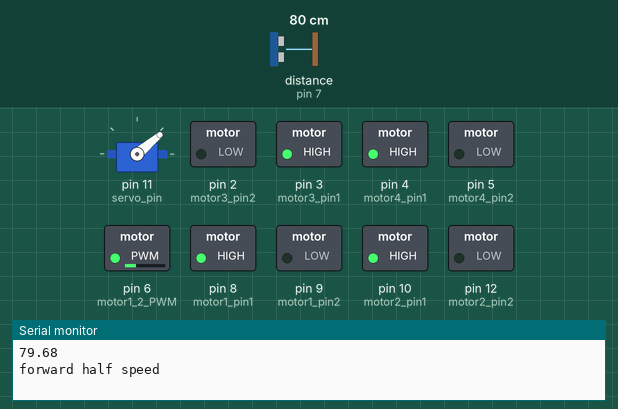
This sketch was run on a simulated Arduino Uno, built with avr-gcc and run on an emulated ATmega328P. On the bench: servo, switched loads named in the sketch (green lamp = pin HIGH), the last lines printed to the serial monitor. Wiring (inferred from the names in the program): ultrasonic range finder: trigger pin 13; echo pin 7. Dashed ring = blinking. The inputs (shaded band) are chosen by the test bench; at power-on: distance to the obstacle (sensor on pin 7) 80 cm. The echo pulse lasts 58.3 µs per cm; random numbers use the default seed unless the sketch sets one; pins used as bus, display or sensor lines are not drawn.

Above: at 1.7 s.
1.8 s: distance to the obstacle (sensor on pin 7) set to 46 cm
At 2.76 s:
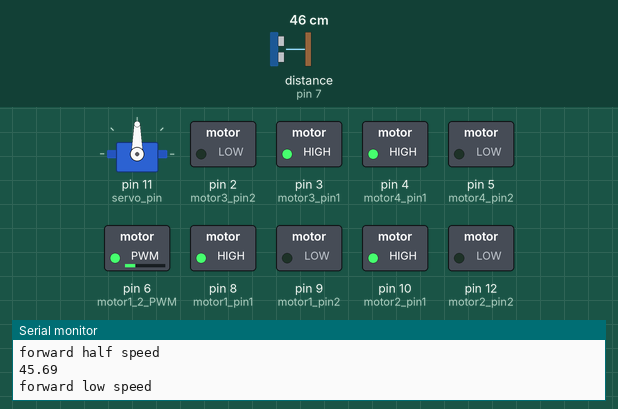
4.8 s: distance to the obstacle (sensor on pin 7) set to 37 cm
At 6.35 s:
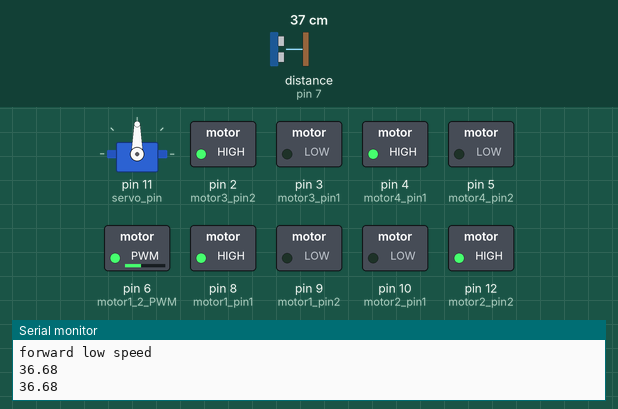
7.8 s: distance to the obstacle (sensor on pin 7) set to 22 cm
10.8 s: distance to the obstacle (sensor on pin 7) set to 17 cm
At 12.3 s:
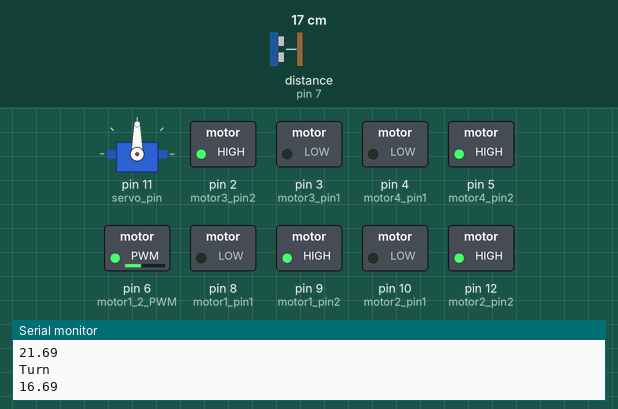
13.8 s: distance to the obstacle (sensor on pin 7) set to 35 cm
At 15.34 s:
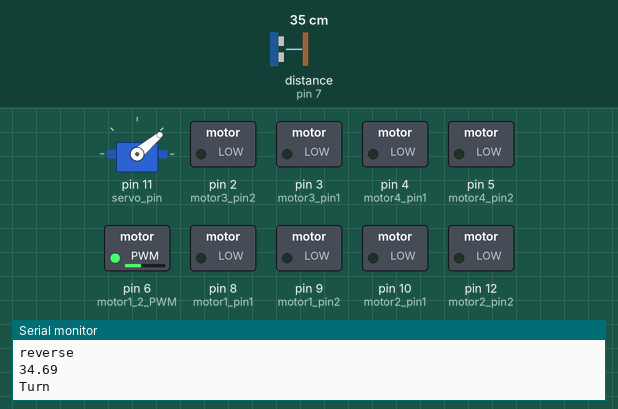
16.8 s: distance to the obstacle (sensor on pin 7) set to 2 cm
At 18.14 s:
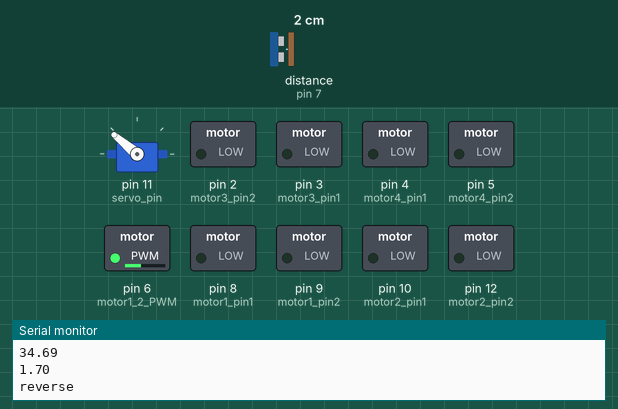
Timing chart, 0 to 20.8 s (numbered marks = the images above; inputs shaded):
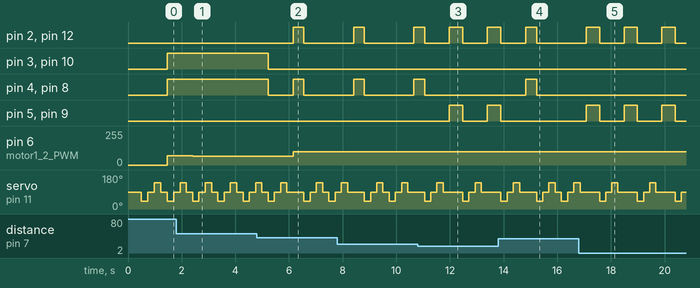

The sketch:

smart_car.ino
```cpp
#include <Servo.h>

Servo myservo;  // create Servo object to control a servo
// twelve Servo objects can be created on most boards

int pos = 90;    // variable to store the servo position

int s_delay = 150; //  100-millisecond for the servo to settle

const int servo_pin = 11;

const int motor1_pin1 = 8;
const int motor1_pin2 = 9;

const int motor2_pin1 = 10;
const int motor2_pin2 = 12;

const int motor1_2_PWM = 6;

const int motor3_pin1 = 3;
const int motor3_pin2 = 2;

const int motor4_pin1 = 4;
const int motor4_pin2 = 5;

const int motor3_4_PWM = 6;

const int trigPin = 13;
const int echoPin = 7;


const float STOP_DIST  = 20.0;  // cm
const float CLEAR_DIST = 40.0;  // cm

enum State { GO, BACKUP, TURN };
State state = GO;

int lastTurnDir = 1; // 1 = right, -1 = left (memory to avoid oscillation)


void setup()
{
  pinMode(motor1_pin1, OUTPUT);
  pinMode(motor1_pin2, OUTPUT);
  pinMode(motor2_pin1, OUTPUT);
  pinMode(motor2_pin2, OUTPUT);
  pinMode(motor1_2_PWM, OUTPUT);

  pinMode(motor3_pin1, OUTPUT);
  pinMode(motor3_pin2, OUTPUT);
  pinMode(motor4_pin1, OUTPUT);
  pinMode(motor4_pin2, OUTPUT);
  pinMode(motor3_4_PWM, OUTPUT);

  myservo.attach(servo_pin);  // attaches the servo on pin 9 to the Servo object
  myservo.write(pos);
  delay(500);

  pinMode(trigPin, OUTPUT);
  pinMode(echoPin, INPUT);
  Serial.begin(9600);
}

void stop()
 {
  digitalWrite(motor1_pin1, LOW);
  digitalWrite(motor1_pin2, LOW);

  digitalWrite(motor2_pin1, LOW);
  digitalWrite(motor2_pin2, LOW);

  digitalWrite(motor3_pin1, LOW);
  digitalWrite(motor3_pin2, LOW);

  digitalWrite(motor4_pin1, LOW);
  digitalWrite(motor4_pin2, LOW);
 }

void forward(int speed)
 {
  analogWrite(motor1_2_PWM, speed);
  analogWrite(motor3_4_PWM, speed);

  digitalWrite(motor1_pin1, HIGH);
  digitalWrite(motor1_pin2, LOW);

  digitalWrite(motor2_pin1, HIGH);
  digitalWrite(motor2_pin2, LOW);

  digitalWrite(motor3_pin1, HIGH);
  digitalWrite(motor3_pin2, LOW);

  digitalWrite(motor4_pin1, HIGH);
  digitalWrite(motor4_pin2, LOW);
 }

 void sidewayright(int speed)
 {
  analogWrite(motor1_2_PWM, speed);
  analogWrite(motor3_4_PWM, speed);

  digitalWrite(motor1_pin1, LOW);
  digitalWrite(motor1_pin2, HIGH);

  digitalWrite(motor2_pin1, HIGH);
  digitalWrite(motor2_pin2, LOW);

  digitalWrite(motor3_pin1, LOW);
  digitalWrite(motor3_pin2, HIGH);

  digitalWrite(motor4_pin1, HIGH);
  digitalWrite(motor4_pin2, LOW);
 }

void sidewayleft(int speed)
 {
  analogWrite(motor1_2_PWM, speed);
  analogWrite(motor3_4_PWM, speed);

  digitalWrite(motor1_pin1, HIGH);
  digitalWrite(motor1_pin2, LOW);

  digitalWrite(motor2_pin1, LOW);
  digitalWrite(motor2_pin2, HIGH);

  digitalWrite(motor3_pin1, HIGH);
  digitalWrite(motor3_pin2, LOW);

  digitalWrite(motor4_pin1, LOW);
  digitalWrite(motor4_pin2, HIGH);
 }

 void rotateclockwise(int speed)
 {
  analogWrite(motor1_2_PWM, speed);
  analogWrite(motor3_4_PWM, speed);

  digitalWrite(motor1_pin1, LOW);
  digitalWrite(motor1_pin2, HIGH);

  digitalWrite(motor2_pin1, HIGH);
  digitalWrite(motor2_pin2, LOW);

  digitalWrite(motor3_pin1, HIGH);
  digitalWrite(motor3_pin2, LOW);

  digitalWrite(motor4_pin1, LOW);
  digitalWrite(motor4_pin2, HIGH);
 }

void rotatecounterclockwise(int speed)
 {
  analogWrite(motor1_2_PWM, speed);
  analogWrite(motor3_4_PWM, speed);

  digitalWrite(motor1_pin1, HIGH);
  digitalWrite(motor1_pin2, LOW);

  digitalWrite(motor2_pin1, LOW);
  digitalWrite(motor2_pin2, HIGH);

  digitalWrite(motor3_pin1, LOW);
  digitalWrite(motor3_pin2, HIGH);

  digitalWrite(motor4_pin1, HIGH);
  digitalWrite(motor4_pin2, LOW);
 }

void backward(int speed)
 {
  analogWrite(motor1_2_PWM, speed);
  analogWrite(motor3_4_PWM, speed);

  digitalWrite(motor1_pin1, LOW);
  digitalWrite(motor1_pin2, HIGH);

  digitalWrite(motor2_pin1, LOW);
  digitalWrite(motor2_pin2, HIGH);

  digitalWrite(motor3_pin1, LOW);
  digitalWrite(motor3_pin2, HIGH);

  digitalWrite(motor4_pin1, LOW);
  digitalWrite(motor4_pin2, HIGH);
 }

 void linearmotion(int speed, int x, int y)
 {

  analogWrite(motor1_2_PWM, speed);
  analogWrite(motor3_4_PWM, speed);

  if (x == 0 && y == 1)
  {
       forward(speed);
       return;
  }
  else if ( x== 0 && y==-1)
  {
      backward(speed);
      return;
  }
  else if ( x==1 && y ==0)
  {
      sidewayright(speed);
      return;
  }
  else if ( x==-1 && y ==0)
  {
      sidewayleft(speed);
      return;
  }
 }
 void rotate(int speed, int clock)
 {

    analogWrite(motor1_2_PWM, speed);
    analogWrite(motor3_4_PWM, speed);

    if (clock == 1)
    {
      rotateclockwise(speed);
      return;
    }
    else
    {
      rotatecounterclockwise(speed);
      return;
    }
 }

void nudgeTurn(int dir)
{
  int turnSpeed = 100;
  int turnMs = 400;     // tune 100-1000
  if (dir > 0) rotateclockwise(turnSpeed);
  else rotatecounterclockwise(turnSpeed);
  delay(turnMs);
  stop();
}

void stepBackup()
{
  backward(100);
  delay(500);
  stop();
}

float look(int angle)
{
  myservo.write(angle);
  delay(s_delay);
  return senseDistanceRobust();
}

 float senseDistance()
 {
    digitalWrite(trigPin, LOW);
    delayMicroseconds(2);
    digitalWrite(trigPin, HIGH);
    delayMicroseconds(10);
    digitalWrite(trigPin, LOW);

    // timeout prevents long blocking when no echo is received
    unsigned long duration = pulseIn(echoPin, HIGH, 30000UL); // 30ms timeout

    // If no echo, duration == 0
    if (duration == 0) {
      // Treat as "far away" (no obstacle detected) OR choose a sentinel
      return 999.0;
    }

    float distance = (duration * 0.0343f) / 2.0f;
    return distance;
 }

  float senseDistanceRobust()
 {
    float a = senseDistance(); delay(25);
    float b = senseDistance(); delay(25);
    float c = senseDistance(); delay(25);

    if ((a <= b && b <= c) || (c <= b && b <= a)) return b;
    if ((b <= a && a <= c) || (c <= a && a <= b)) return a;
    return c;
 }

float senseSurface()
{

    myservo.write(110);     // right
    delay(s_delay);
    delay(s_delay);
    Serial.print("Right ");
    float dist_right = senseDistance();


    myservo.write(85);        //straight
    delay(s_delay);
    Serial.print("Center ");
    float dist_straight = senseDistance();

    myservo.write(50);       // left
    delay(s_delay);
    Serial.print("Left ");
    float dist_left = senseDistance();

}
void clearforward(int speed)
 {
    myservo.write(110);     // right
    delay(s_delay);
    delay(s_delay);
    Serial.print("Right ");
    float dist_right = senseDistance();

    myservo.write(85);        //straight
    delay(s_delay);
    Serial.print("Center ");
    float dist_straight = senseDistance();

    myservo.write(50);       // left
    delay(s_delay);
    Serial.print("Left ");
    float dist_left = senseDistance();

    if ( dist_straight >=998  || dist_right >=998 || dist_left >=998 )
    {
      stop();
      return;
    }


    if ( (dist_straight > (dist_left))  && ( dist_straight > (dist_right)) && (dist_straight >= CLEAR_DIST))
    {
      Serial.println("No Turn");
      forward(speed);
      return;
    }
    else if (dist_straight < CLEAR_DIST  &&   dist_left >= CLEAR_DIST)
    {
      Serial.println("Turn left");
      rotatecounterclockwise(100);
      delay(1000);
      stop();
      return;
    }
    else if (dist_straight < CLEAR_DIST  &&  dist_right >= CLEAR_DIST)
    {
      Serial.println("Turn right");
      rotateclockwise(100);
      delay(1000);
      stop();
      return;
    }
    else if ( dist_right <= CLEAR_DIST && dist_left <= CLEAR_DIST && dist_straight <= CLEAR_DIST )
    {
      Serial.println("backward");
      backward(100);
      delay(1000);
      stop();
      return;
    }
    else
    {
        Serial.println("Random");

        int randNum = random(0,100);

        if (randNum < 90)
        {
            forward(100);
        }
        else if ( randNum < 95)
        {
            rotateclockwise(100);
            delay(100);
            stop();
        }
        else if (randNum < 100)
        {
          rotatecounterclockwise(100);
          delay(100);
          stop();
        }
        return;
    }
 }

float min3(float a, float b, float c)
{
  float m = a;
  if (b < m) m = b;
  if (c < m) m = c;
  return m;
}

void loop()
{

  float front, front_L, front_R;

  front_R = look(40);
 // Serial.println(front_R);


   float front_1 = look(90);
  //Serial.println(front);

  front_L = look(140);
  //Serial.println(front_L);


   float front_2 = look(90);

   front = (front_1 + front_2)/2.0;


  front  = min3(front, front_L, front_R);
  Serial.println(front);

  // Emergency stop zone
  if (front <= STOP_DIST)
  {
    stop();
    state = BACKUP;
  }

  if (state == GO)
  {
    if (front >= CLEAR_DIST)
    {
      if (front > 100){
        forward(80);
        Serial.println("foward full speed");
        }
      else if ( front > 65){
        forward(70);
        Serial.println("forward half speed");
      }
      else
      {
        forward(65);
        Serial.println("forward low speed");
      }
      return;
    }

    // front is "not clear enough" -> decide a turn direction using left/right scan
    float leftD  = front_R;//look(40);

    float rightD = front_L;//look(125);


    int dir;
    if (leftD > rightD) dir = -1;
    else if (rightD > leftD) dir = 1;
    else dir = lastTurnDir;   // tie -> use memory

    // 1 = right, -1 = left (memory to avoid oscillation)

    lastTurnDir = dir;
    stop();
    state = TURN;
  }
  else if (state == BACKUP)
  {
    stepBackup();
    state = TURN;  // after backing up, turn
    Serial.println("reverse");
  }
  else if (state == TURN)
  {
    // turn a little, then go back to GO and re-check
    nudgeTurn(lastTurnDir);
    Serial.println("Turn");
    state = GO;
  }
}
```

Measured:
- the behaviour switches between 41 and 40 cm on distance to the obstacle (sensor on pin 7) (found by bisection; images 1 and 2)
- the behaviour switches between 21 and 20 cm on distance to the obstacle (sensor on pin 7) (found by bisection; images 2 and 3)
- after the input at 1.8 s, pin 6 (motor1_2_PWM): 70/255 → 65/255 after 0.61 s
- after the input at 4.8 s, pin 2 (motor3_pin2), pin 12 (motor2_pin2): LOW → HIGH after 1.4 s, → LOW 0.40 s later; pin 3 (motor3_pin1), pin 10 (motor2_pin1): HIGH → LOW after 0.42 s; pin 4 (motor4_pin1), pin 8 (motor1_pin1): HIGH → LOW after 0.42 s, → HIGH 0.93 s later, → LOW 0.40 s later; pin 6 (motor1_2_PWM): 65/255 → 100/255 after 1.4 s
- after the input at 10.8 s, pin 5 (motor4_pin2), pin 9 (motor1_pin2): LOW → HIGH after 1.2 s, → LOW 0.50 s later, → HIGH 0.92 s later
- after the input at 13.8 s, pin 4 (motor4_pin1), pin 8 (motor1_pin1): LOW → HIGH after 1.0 s, → LOW 0.40 s later
- after the input at 16.8 s, pin 5 (motor4_pin2), pin 9 (motor1_pin2): alternates HIGH for 0.50 s and LOW for 0.91 s, starting after 0.28 s
- by itself, servo on pin 11 (servo_pin): repeats every 1.4 s: 40° 0.23 s, 90° 0.23 s, 140° 0.23 s, 90° 0.73 s
